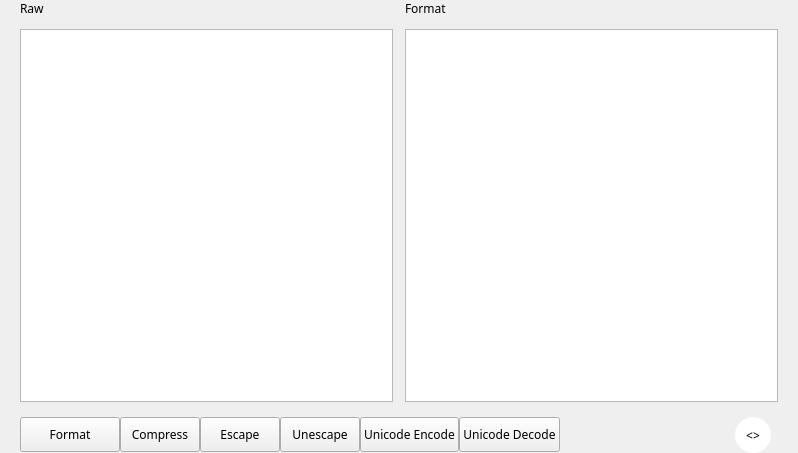
<?xml version="1.0" encoding="UTF-8"?>
<ui version="4.0">
 <class>FormatWindow</class>
 <widget class="QWidget" name="FormatWindow">
  <property name="geometry">
   <rect>
    <x>0</x>
    <y>0</y>
    <width>798</width>
    <height>453</height>
   </rect>
  </property>
  <property name="font">
   <font>
    <family>微软雅黑</family>
   </font>
  </property>
  <property name="windowTitle">
   <string>Format Output</string>
  </property>
  <property name="windowIcon">
   <iconset>
    <normaloff>resources/pictures/hacker.png</normaloff>resources/pictures/hacker.png</iconset>
  </property>
  <property name="styleSheet">
   <string notr="true">QGroupBox{
	border:0px
}</string>
  </property>
  <layout class="QGridLayout" name="gridLayout">
   <property name="leftMargin">
    <number>20</number>
   </property>
   <property name="topMargin">
    <number>0</number>
   </property>
   <property name="rightMargin">
    <number>20</number>
   </property>
   <property name="bottomMargin">
    <number>0</number>
   </property>
   <property name="horizontalSpacing">
    <number>7</number>
   </property>
   <property name="verticalSpacing">
    <number>15</number>
   </property>
   <item row="0" column="0">
    <layout class="QGridLayout" name="gridLayout_2">
     <property name="spacing">
      <number>12</number>
     </property>
     <item row="1" column="1">
      <widget class="QTextBrowser" name="textBrowser">
       <property name="font">
        <font>
         <family>微软雅黑</family>
        </font>
       </property>
       <property name="styleSheet">
        <string notr="true"/>
       </property>
       <property name="lineWidth">
        <number>0</number>
       </property>
       <property name="openExternalLinks">
        <bool>true</bool>
       </property>
      </widget>
     </item>
     <item row="1" column="0">
      <widget class="QTextEdit" name="textEdit">
       <property name="font">
        <font>
         <family>微软雅黑</family>
        </font>
       </property>
       <property name="styleSheet">
        <string notr="true"/>
       </property>
       <property name="lineWidth">
        <number>0</number>
       </property>
       <property name="verticalScrollBarPolicy">
        <enum>Qt::ScrollBarAsNeeded</enum>
       </property>
       <property name="sizeAdjustPolicy">
        <enum>QAbstractScrollArea::AdjustIgnored</enum>
       </property>
      </widget>
     </item>
     <item row="0" column="0">
      <widget class="QLabel" name="label_4">
       <property name="font">
        <font>
         <family>微软雅黑</family>
        </font>
       </property>
       <property name="text">
        <string>Raw</string>
       </property>
      </widget>
     </item>
     <item row="0" column="1">
      <widget class="QLabel" name="label_5">
       <property name="font">
        <font>
         <family>微软雅黑</family>
        </font>
       </property>
       <property name="text">
        <string>Format</string>
       </property>
      </widget>
     </item>
    </layout>
   </item>
   <item row="1" column="0">
    <layout class="QHBoxLayout" name="horizontalLayout">
     <property name="spacing">
      <number>0</number>
     </property>
     <property name="bottomMargin">
      <number>0</number>
     </property>
     <item>
      <widget class="QGroupBox" name="groupBox">
       <property name="font">
        <font>
         <family>微软雅黑</family>
        </font>
       </property>
       <property name="styleSheet">
        <string notr="true"/>
       </property>
       <property name="title">
        <string/>
       </property>
       <layout class="QHBoxLayout" name="horizontalLayout_2">
        <property name="spacing">
         <number>0</number>
        </property>
        <property name="leftMargin">
         <number>0</number>
        </property>
        <property name="topMargin">
         <number>0</number>
        </property>
        <property name="rightMargin">
         <number>0</number>
        </property>
        <property name="bottomMargin">
         <number>0</number>
        </property>
        <item>
         <widget class="QPushButton" name="formatButton">
          <property name="minimumSize">
           <size>
            <width>100</width>
            <height>35</height>
           </size>
          </property>
          <property name="font">
           <font>
            <family>微软雅黑</family>
            <underline>false</underline>
            <strikeout>false</strikeout>
           </font>
          </property>
          <property name="focusPolicy">
           <enum>Qt::NoFocus</enum>
          </property>
          <property name="styleSheet">
           <string notr="true"/>
          </property>
          <property name="text">
           <string>Format</string>
          </property>
          <property name="checkable">
           <bool>true</bool>
          </property>
          <property name="autoExclusive">
           <bool>true</bool>
          </property>
          <property name="autoDefault">
           <bool>false</bool>
          </property>
         </widget>
        </item>
        <item>
         <widget class="QPushButton" name="compressButton">
          <property name="minimumSize">
           <size>
            <width>0</width>
            <height>35</height>
           </size>
          </property>
          <property name="font">
           <font>
            <family>微软雅黑</family>
           </font>
          </property>
          <property name="text">
           <string>Compress</string>
          </property>
          <property name="checkable">
           <bool>true</bool>
          </property>
          <property name="autoExclusive">
           <bool>true</bool>
          </property>
         </widget>
        </item>
        <item>
         <widget class="QPushButton" name="escapeButton">
          <property name="minimumSize">
           <size>
            <width>0</width>
            <height>35</height>
           </size>
          </property>
          <property name="font">
           <font>
            <family>微软雅黑</family>
            <underline>false</underline>
            <strikeout>false</strikeout>
           </font>
          </property>
          <property name="focusPolicy">
           <enum>Qt::NoFocus</enum>
          </property>
          <property name="styleSheet">
           <string notr="true"/>
          </property>
          <property name="text">
           <string>Escape</string>
          </property>
          <property name="checkable">
           <bool>true</bool>
          </property>
          <property name="autoExclusive">
           <bool>true</bool>
          </property>
         </widget>
        </item>
        <item>
         <widget class="QPushButton" name="unescapeButton">
          <property name="minimumSize">
           <size>
            <width>0</width>
            <height>35</height>
           </size>
          </property>
          <property name="font">
           <font>
            <family>微软雅黑</family>
            <underline>false</underline>
            <strikeout>false</strikeout>
           </font>
          </property>
          <property name="focusPolicy">
           <enum>Qt::NoFocus</enum>
          </property>
          <property name="styleSheet">
           <string notr="true"/>
          </property>
          <property name="text">
           <string>Unescape</string>
          </property>
          <property name="checkable">
           <bool>true</bool>
          </property>
          <property name="autoExclusive">
           <bool>true</bool>
          </property>
         </widget>
        </item>
        <item>
         <widget class="QPushButton" name="unicodeButton">
          <property name="minimumSize">
           <size>
            <width>0</width>
            <height>35</height>
           </size>
          </property>
          <property name="font">
           <font>
            <family>微软雅黑</family>
            <underline>false</underline>
            <strikeout>false</strikeout>
           </font>
          </property>
          <property name="focusPolicy">
           <enum>Qt::NoFocus</enum>
          </property>
          <property name="styleSheet">
           <string notr="true"/>
          </property>
          <property name="text">
           <string>Unicode Encode</string>
          </property>
          <property name="checkable">
           <bool>true</bool>
          </property>
          <property name="autoExclusive">
           <bool>true</bool>
          </property>
         </widget>
        </item>
        <item>
         <widget class="QPushButton" name="unicodeDecodeButton">
          <property name="minimumSize">
           <size>
            <width>0</width>
            <height>35</height>
           </size>
          </property>
          <property name="font">
           <font>
            <family>微软雅黑</family>
            <underline>false</underline>
            <strikeout>false</strikeout>
           </font>
          </property>
          <property name="focusPolicy">
           <enum>Qt::NoFocus</enum>
          </property>
          <property name="text">
           <string>Unicode Decode</string>
          </property>
          <property name="checkable">
           <bool>true</bool>
          </property>
          <property name="autoExclusive">
           <bool>true</bool>
          </property>
         </widget>
        </item>
       </layout>
      </widget>
     </item>
     <item>
      <spacer name="horizontalSpacer">
       <property name="orientation">
        <enum>Qt::Horizontal</enum>
       </property>
       <property name="sizeHint" stdset="0">
        <size>
         <width>40</width>
         <height>20</height>
        </size>
       </property>
      </spacer>
     </item>
     <item>
      <widget class="QLabel" name="label_2">
       <property name="maximumSize">
        <size>
         <width>35</width>
         <height>35</height>
        </size>
       </property>
       <property name="text">
        <string/>
       </property>
       <property name="pixmap">
        <pixmap>resources/pictures/xml.png</pixmap>
       </property>
       <property name="scaledContents">
        <bool>true</bool>
       </property>
       <property name="alignment">
        <set>Qt::AlignCenter</set>
       </property>
      </widget>
     </item>
     <item>
      <widget class="QPushButton" name="covertButton">
       <property name="minimumSize">
        <size>
         <width>0</width>
         <height>0</height>
        </size>
       </property>
       <property name="font">
        <font>
         <family>微软雅黑</family>
         <underline>false</underline>
         <strikeout>false</strikeout>
        </font>
       </property>
       <property name="focusPolicy">
        <enum>Qt::NoFocus</enum>
       </property>
       <property name="styleSheet">
        <string notr="true">QGroupBox{
	border:0px
}
QPushButton{
	text-align:center;
    text-decoration:none;
    background:#ffffff;
	/*color: #fff;*/
    color:#000000;

	height: 36px;
	width: 36px;    
	
  	border-radius: 18px;
	/*border:1px solid #dadada;
	white-space: nowrap;*/
}

QPushButton::checked,QPushButton::hover{
	background-image: url(&quot;ui/resources/pictures/blue_menu.png&quot;);
	color:#ffffff;
	font-weight: bold;
}</string>
       </property>
       <property name="text">
        <string>&lt;&gt;</string>
       </property>
       <property name="checkable">
        <bool>true</bool>
       </property>
       <property name="autoExclusive">
        <bool>true</bool>
       </property>
      </widget>
     </item>
     <item>
      <widget class="QLabel" name="label">
       <property name="maximumSize">
        <size>
         <width>35</width>
         <height>35</height>
        </size>
       </property>
       <property name="text">
        <string/>
       </property>
       <property name="pixmap">
        <pixmap>resources/pictures/json-file.png</pixmap>
       </property>
       <property name="scaledContents">
        <bool>true</bool>
       </property>
       <property name="alignment">
        <set>Qt::AlignCenter</set>
       </property>
      </widget>
     </item>
    </layout>
   </item>
  </layout>
 </widget>
 <resources/>
 <connections/>
</ui>
